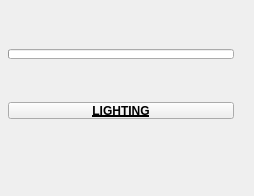
<?xml version="1.0" encoding="UTF-8"?>
<ui version="4.0">
 <class>QtUi</class>
 <widget class="QMainWindow" name="QtUi">
  <property name="enabled">
   <bool>true</bool>
  </property>
  <property name="geometry">
   <rect>
    <x>0</x>
    <y>0</y>
    <width>254</width>
    <height>196</height>
   </rect>
  </property>
  <property name="minimumSize">
   <size>
    <width>120</width>
    <height>0</height>
   </size>
  </property>
  <property name="maximumSize">
   <size>
    <width>999</width>
    <height>999</height>
   </size>
  </property>
  <property name="windowTitle">
   <string>Toolkit</string>
  </property>
  <property name="tabShape">
   <enum>QTabWidget::Triangular</enum>
  </property>
  <property name="dockNestingEnabled">
   <bool>true</bool>
  </property>
  <property name="dockOptions">
   <set>QMainWindow::AllowNestedDocks|QMainWindow::AllowTabbedDocks|QMainWindow::AnimatedDocks|QMainWindow::ForceTabbedDocks</set>
  </property>
  <widget class="QWidget" name="mainWindow">
   <widget class="QWidget" name="layoutWidget_2">
    <property name="geometry">
     <rect>
      <x>8</x>
      <y>6</y>
      <width>226</width>
      <height>156</height>
     </rect>
    </property>
    <layout class="QGridLayout" name="gridLayout_2">
     <property name="spacing">
      <number>0</number>
     </property>
     <item row="0" column="1" colspan="2">
      <widget class="TkProgressBar" name="progressBar">
       <property name="sizePolicy">
        <sizepolicy hsizetype="Ignored" vsizetype="Fixed">
         <horstretch>0</horstretch>
         <verstretch>0</verstretch>
        </sizepolicy>
       </property>
       <property name="minimumSize">
        <size>
         <width>0</width>
         <height>10</height>
        </size>
       </property>
       <property name="maximumSize">
        <size>
         <width>16777215</width>
         <height>10</height>
        </size>
       </property>
       <property name="value">
        <number>0</number>
       </property>
       <property name="textVisible">
        <bool>false</bool>
       </property>
      </widget>
     </item>
     <item row="2" column="1" colspan="2">
      <layout class="QHBoxLayout" name="horizontalLayout">
       <item>
        <layout class="QVBoxLayout" name="verticalLayout">
         <property name="spacing">
          <number>0</number>
         </property>
        </layout>
       </item>
       <item>
        <layout class="QVBoxLayout" name="verticalLayout_2">
         <property name="spacing">
          <number>0</number>
         </property>
        </layout>
       </item>
      </layout>
     </item>
     <item row="1" column="1" colspan="2">
      <widget class="TkPushButton_Draggable" name="draggable_header">
       <property name="minimumSize">
        <size>
         <width>19</width>
         <height>17</height>
        </size>
       </property>
       <property name="maximumSize">
        <size>
         <width>999</width>
         <height>17</height>
        </size>
       </property>
       <property name="font">
        <font>
         <weight>75</weight>
         <bold>true</bold>
         <underline>true</underline>
        </font>
       </property>
       <property name="text">
        <string>LIGHTING</string>
       </property>
       <property name="checkable">
        <bool>true</bool>
       </property>
      </widget>
     </item>
    </layout>
   </widget>
  </widget>
 </widget>
 <customwidgets>
  <customwidget>
   <class>TkPushButton_Draggable</class>
   <extends>QPushButton</extends>
   <header>widgets.tkpushbuttondraggable.h</header>
  </customwidget>
  <customwidget>
   <class>TkProgressBar</class>
   <extends>QProgressBar</extends>
   <header>widgets.tkprogressbar.h</header>
  </customwidget>
 </customwidgets>
 <resources/>
 <connections/>
 <designerdata>
  <property name="gridDeltaX">
   <number>5</number>
  </property>
  <property name="gridDeltaY">
   <number>5</number>
  </property>
  <property name="gridSnapX">
   <bool>true</bool>
  </property>
  <property name="gridSnapY">
   <bool>true</bool>
  </property>
  <property name="gridVisible">
   <bool>true</bool>
  </property>
 </designerdata>
</ui>
